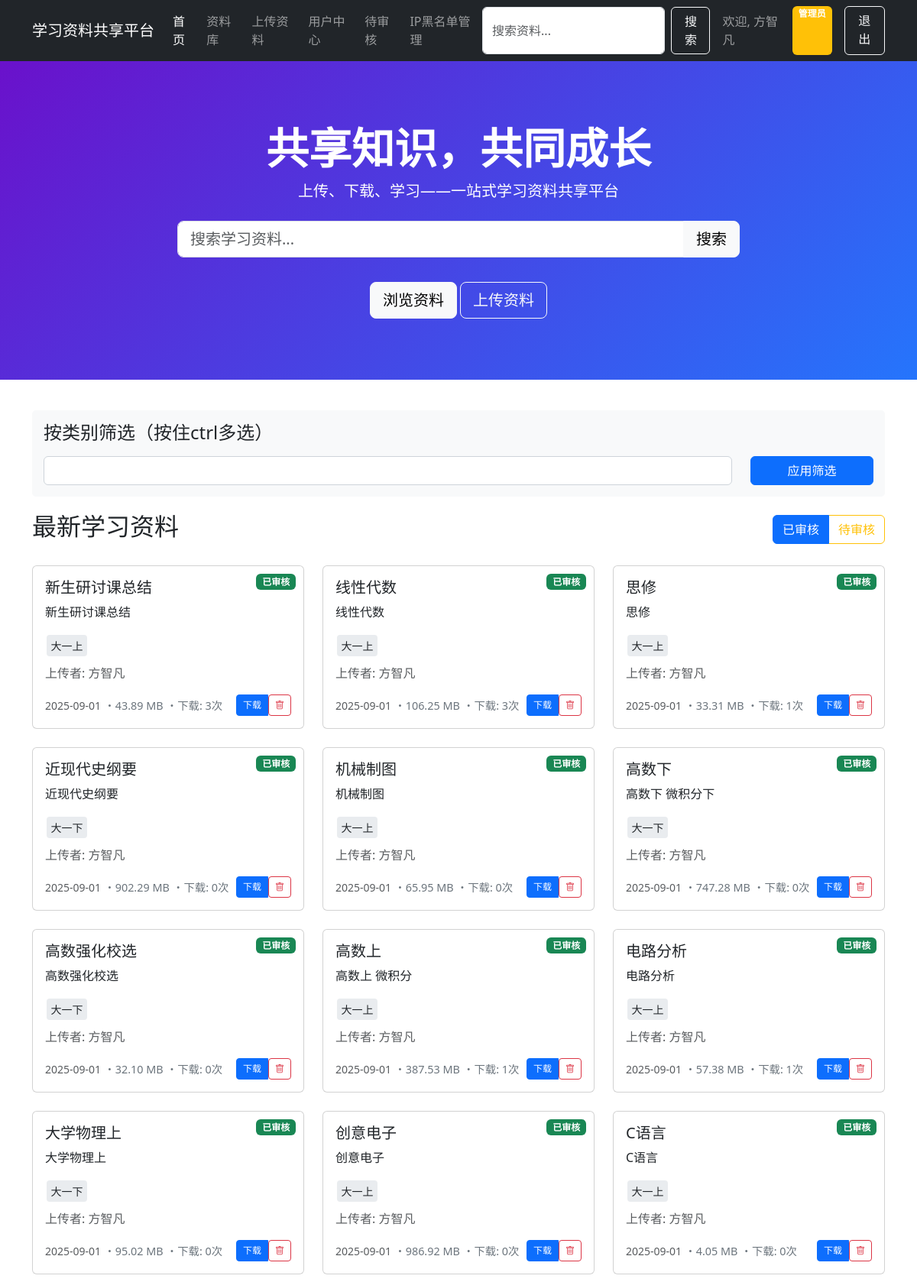
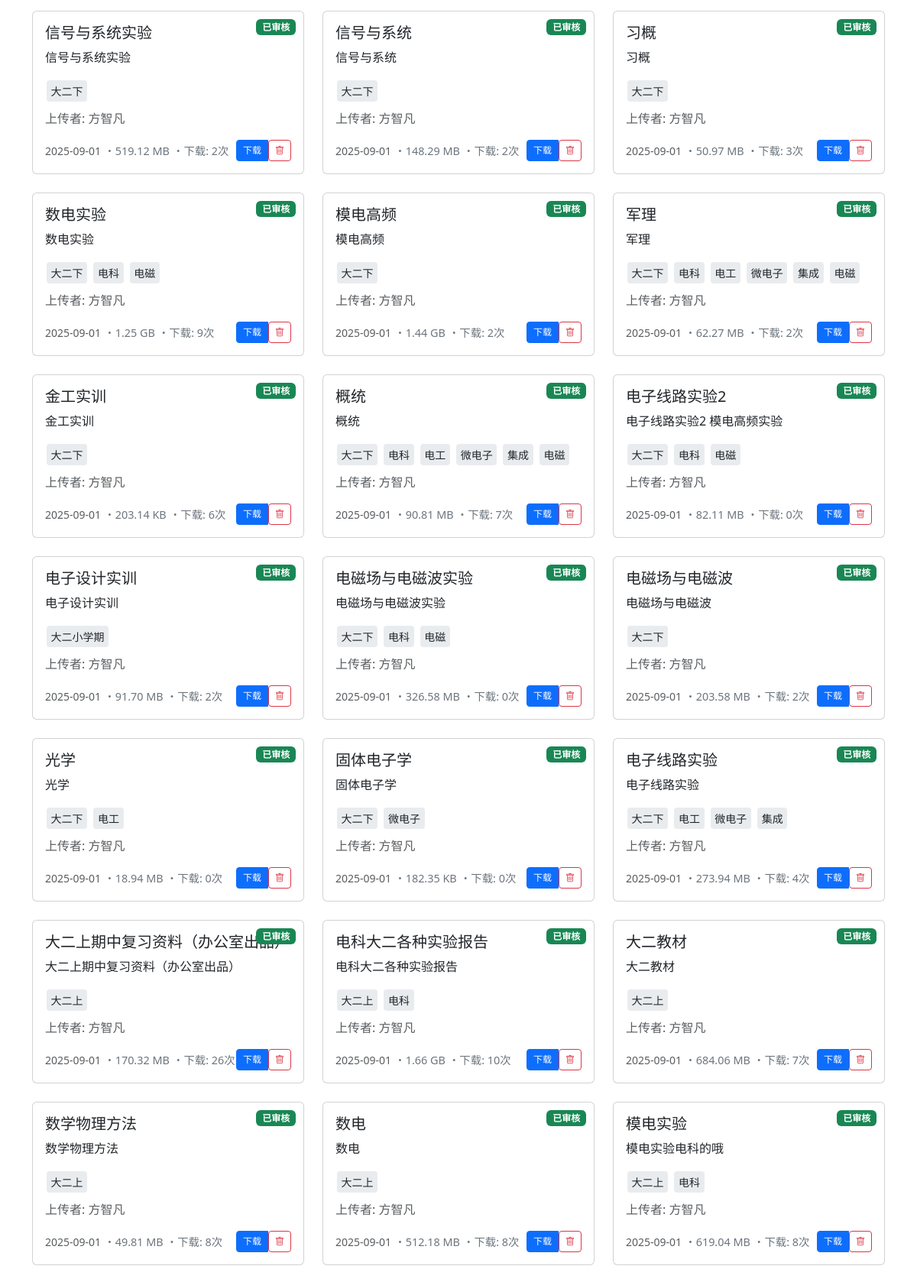
Screenshot of /index.php (signed in, upper part) with the database file from the repository (2 pictures, top to bottom).
### tables this page shows
CREATE TABLE `materials` (
  `id` int(6) UNSIGNED NOT NULL,
  `title` varchar(255) NOT NULL,
  `description` text,
  `filename` varchar(255) NOT NULL,
  `original_name` varchar(255) NOT NULL,
  `file_size` int(11) DEFAULT NULL,
  `uploader_id` int(6) UNSIGNED DEFAULT NULL,
  `status` enum('pending','approved','rejected') DEFAULT 'pending',
  `download_count` int(11) DEFAULT '0',
  `uploaded_at` timestamp NOT NULL DEFAULT CURRENT_TIMESTAMP,
  `reviewed_at` timestamp NULL DEFAULT NULL,
  `reviewer_id` int(6) UNSIGNED DEFAULT NULL
);

CREATE TABLE `users` (
  `id` int(6) UNSIGNED NOT NULL,
  `username` varchar(30) NOT NULL,
  `email` varchar(50) NOT NULL,
  `password` varchar(255) NOT NULL,
  `role` enum('user','admin') DEFAULT 'user',
  `created_at` timestamp NOT NULL DEFAULT CURRENT_TIMESTAMP
);

### index.php (the view, shortened to what this page needs)
<?php
$servername = "localhost";
$username = "******";
$password = "******";
$dbname = "******";
$conn = new mysqli($servername, $username, $password, $dbname);
$conn->set_charset("utf8");
$search_keyword = "";
$category_filter = [];
$materials = [];
$status_filter = isset($_GET['status']) ? $_GET['status'] : 'approved';
$where_clause = "";
if ($status_filter == 'approved') {
    $where_clause = "WHERE m.status = 'approved'";
} elseif ($status_filter == 'pending' && isset($_SESSION['role']) && $_SESSION['role'] == 'admin') {
    $where_clause = "WHERE m.status = 'pending'";
}
$sql = "SELECT m.*, u.username as uploader_name,
               GROUP_CONCAT(c.name SEPARATOR ', ') as category_names
        FROM materials m
        LEFT JOIN users u ON m.uploader_id = u.id
        LEFT JOIN material_categories mc ON m.id = mc.material_id
        LEFT JOIN categories c ON mc.category_id = c.id
        $where_clause
        GROUP BY m.id
        ORDER BY m.uploaded_at DESC";
$result = $conn->query($sql);
if ($result && $result->num_rows > 0) {
    while ($row = $result->fetch_assoc()) {
        $materials[] = $row;
    }
}
?>
<!DOCTYPE html>
<html lang="zh-CN">
<head>
    <link href="https://cdn.jsdelivr.net/npm/bootstrap@5.3.0/dist/css/bootstrap.min.css" rel="stylesheet">
    <link rel="stylesheet" href="https://cdn.jsdelivr.net/npm/bootstrap-icons@1.10.0/font/bootstrap-icons.css">
    <link rel="stylesheet" href="https://cdn.jsdelivr.net/npm/select2@4.1.0-rc.0/dist/css/select2.min.css">
</head>
<body>
    <nav class="navbar navbar-expand-lg navbar-dark bg-dark sticky-top">
        <div class="container">
            <a class="navbar-brand" href="index.php">学习资料共享平台</a>
            <div class="collapse navbar-collapse" id="navbarNav">
                <ul class="navbar-nav me-auto">
                    <li class="nav-item"><a class="nav-link active" href="index.php">首页</a></li>
                    <li class="nav-item"><a class="nav-link" href="index.php?status=approved">资料库</a></li>
                    <?php if (isset($_SESSION['user_id'])): ?>
                        <li class="nav-item"><a class="nav-link" href="#upload">上传资料</a></li>
                        <li class="nav-item"><a class="nav-link" href="user_center.php">用户中心</a></li>
                    <?php endif; ?>
                    <?php if (isset($_SESSION['role']) && $_SESSION['role'] == 'admin'): ?>
                        <li class="nav-item">
                            <a class="nav-link position-relative" href="index.php?status=pending">
                                待审核
                            </a>
                        </li>
                        <li class="nav-item">
                            <a class="nav-link" href="admin_blacklist.php">IP黑名单管理</a>
                        </li>
                    <?php endif; ?>
                </ul>
                <form class="d-flex search-form me-3" action="index.php" method="GET">
                    <input class="form-control me-2" type="search" name="search" placeholder="搜索资料..."
                           value="<?php echo htmlspecialchars($search_keyword); ?>" aria-label="Search">
                    <button class="btn btn-outline-light" type="submit">搜索</button>
                </form>
                <div class="d-flex">
                    <?php if (isset($_SESSION['user_id'])): ?>
                        <span class="navbar-text me-3">欢迎, <?php echo $_SESSION['username']; ?></span>
                        <?php if ($_SESSION['role'] == 'admin'): ?>
                            <span class="navbar-text badge bg-warning me-3">管理员</span>
                        <?php endif; ?>
                        <a class="btn btn-outline-light" href="?logout=true">退出</a>
                    <?php else: ?>
                        <button class="btn btn-outline-light me-2" data-bs-toggle="modal" data-bs-target="#loginModal">登录</button>
                        <button class="btn btn-primary" data-bs-toggle="modal" data-bs-target="#registerModal">注册</button>
                    <?php endif; ?>
                </div>
            </div>
        </div>
    </nav>
    <section class="hero-section text-center">
        <div class="container">
            <h1 class="display-4 fw-bold">共享知识，共同成长</h1>
            <p class="lead">上传、下载、学习——一站式学习资料共享平台</p>
            <div class="row justify-content-center mt-4">
                <div class="col-md-8">
                    <form action="index.php" method="GET">
                        <div class="input-group input-group-lg">
                            <input type="text" class="form-control" name="search" placeholder="搜索学习资料..."
                                   value="<?php echo htmlspecialchars($search_keyword); ?>">
                            <button class="btn btn-light" type="submit">搜索</button>
                        </div>
                    </form>
                </div>
            </div>
            <div class="mt-3">
                <a href="#materials" class="btn btn-light btn-lg mt-3">浏览资料</a>
                <?php if (isset($_SESSION['user_id'])): ?>
                    <a href="#upload" class="btn btn-outline-light btn-lg mt-3">上传资料</a>
                <?php else: ?>
                    <button class="btn btn-outline-light btn-lg mt-3" data-bs-toggle="modal" data-bs-target="#loginModal">上传资料</button>
                <?php endif; ?>
            </div>
        </div>
    </section>
    <div class="container">
        <div class="category-filter">
            <h4 class="mb-3">按类别筛选（按住ctrl多选）</h4>
            <form method="GET" id="categoryFilterForm">
                <div class="row">
                    <div class="col-md-10">
                    </div>
                    <div class="col-md-2">
                        <button type="submit" class="btn btn-primary w-100">应用筛选</button>
                    </div>
                </div>
            </form>
        </div>
        <div class="d-flex justify-content-between align-items-center mb-4">
            <h2 id="materials">
                <?php
                if (!empty($search_keyword) && !empty($category_filter)) {
                    echo '搜索"' . htmlspecialchars($search_keyword) . '"的结果';
                } elseif (!empty($search_keyword)) {
                    echo '搜索"' . htmlspecialchars($search_keyword) . '"的结果';
                } elseif (!empty($category_filter)) {
                    echo '筛选后的资料';
                } elseif ($status_filter == 'approved') {
                    echo '最新学习资料';
                } else {
                    echo '待审核资料';
                }
                ?>
            </h2>
            <?php if (isset($_SESSION['role']) && $_SESSION['role'] == 'admin'): ?>
                <div class="btn-group">
                    <a href="?status=approved<?php echo !empty($category_filter) ? '&categories[]=' . implode('&categories[]=', $category_filter) : ''; ?>&search=<?php echo urlencode($search_keyword); ?>"
                       class="btn btn-outline-primary <?php echo $status_filter == 'approved' ? 'active' : ''; ?>">已审核</a>
                    <a href="?status=pending<?php echo !empty($category_filter) ? '&categories[]=' . implode('&categories[]=', $category_filter) : ''; ?>&search=<?php echo urlencode($search_keyword); ?>"
                       class="btn btn-outline-warning <?php echo $status_filter == 'pending' ? 'active' : ''; ?>">待审核</a>
                </div>
            <?php endif; ?>
        </div>
        <section class="mb-5">
            <div class="row">
                <?php if (count($materials) > 0): ?>
                    <?php foreach ($materials as $material): ?>
                        <div class="col-md-4 mb-4">
                            <div class="card material-card">
                                <span class="badge
                                    <?php
                                    if ($material['status'] == 'approved') echo 'bg-success';
                                    elseif ($material['status'] == 'pending') echo 'bg-warning';
                                    else echo 'bg-danger';
                                    ?> status-badge">
                                    <?php
                                    if ($material['status'] == 'approved') echo '已审核';
                                    elseif ($material['status'] == 'pending') echo '审核中';
                                    else echo '已拒绝';
                                    ?>
                                </span>
                                <div class="card-body">
                                    <h5 class="card-title">
                                        <?php if (!empty($search_keyword)): ?>
                                            <?php echo highlightKeywords(htmlspecialchars($material['title']), $search_keyword); ?>
                                        <?php else: ?>
                                            <?php echo htmlspecialchars($material['title']); ?>
                                        <?php endif; ?>
                                    </h5>
                                    <p class="card-text">
                                        <?php
                                        $full_description = $material['description'];
                                        $short_description = substr($full_description, 0, 150);
                                        $is_long = strlen($full_description) > 150;
                                        if (!empty($search_keyword)) {
                                            $short_display = highlightKeywords(htmlspecialchars($short_description), $search_keyword);
                                            $full_display = highlightKeywords(htmlspecialchars($full_description), $search_keyword);
                                        } else {
                                            $short_display = htmlspecialchars($short_description);
                                            $full_display = htmlspecialchars($full_description);
                                        }
                                        ?>
                                        <span class="material-description" id="desc-<?php echo $material['id']; ?>">
                                            <?php echo $is_long ? $short_display . '...' : $full_display; ?>
                                        </span>
                                    </p>
                                    <div class="mb-2">
                                        <?php if (!empty($material['category_names'])): ?>
                                            <?php $cats = explode(', ', $material['category_names']); ?>
                                            <?php foreach ($cats as $cat): ?>
                                                <span class="category-tag"><?php echo htmlspecialchars($cat); ?></span>
                                            <?php endforeach; ?>
                                        <?php endif; ?>
                                    </div>
                                    <p class="text-muted">上传者: <?php echo htmlspecialchars($material['uploader_name']); ?></p>
                                    <div class="d-flex justify-content-between align-items-center">
                                        <div>
                                            <small class="text-muted"><?php echo date('Y-m-d', strtotime($material['uploaded_at'])); ?></small>
                                            <span class="file-size">・<?php echo formatFileSize($material['file_size']); ?></span>
                                            <?php if ($material['status'] == 'approved'): ?>
                                                <span class="file-size">・下载: <?php echo $material['download_count']; ?>次</span>
                                            <?php endif; ?>
                                        </div>
                                        <div class="btn-group">
                                            <?php if ($material['status'] == 'approved'): ?>
                                                <a href="?download=<?php echo $material['id']; ?>" class="btn btn-sm btn-primary">下载</a>
                                            <?php endif; ?>
                                            <?php if (isset($_SESSION['role']) && $_SESSION['role'] == 'admin'): ?>
                                                <form method="POST" class="d-inline" onsubmit="return confirm('确定要删除这个资料吗？此操作不可恢复。');">
                                                    <button type="submit" name="delete" class="btn btn-sm btn-outline-danger">
                                                        <i class="bi bi-trash"></i>
                                                    </button>
                                                </form>
                                            <?php endif; ?>
                                        </div>
                                    </div>
                                </div>
                            </div>
                        </div>
                    <?php endforeach; ?>
                <?php endif; ?>
            </div>
        </section>
</body>
</html>
<?php
function formatFileSize($bytes) {
    $k = 1024;
    $sizes = ['B', 'KB', 'MB', 'GB'];
    $i = floor(log($bytes) / log($k));
    return number_format(($bytes / pow($k, $i)), 2) . ' ' . $sizes[$i];
}
?>

### index.php (style rules this page uses)
.hero-section { background: linear-gradient(135deg, #6a11cb 0%, #2575fc 100%); color: white; padding: 80px 0; margin-bottom: 40px; }
.material-card { transition: transform 0.3s, box-shadow 0.3s; height: 100%; }
.status-badge { position: absolute; top: 10px; right: 10px; }
.file-size { font-size: 0.9rem; color: #6c757d; }
.search-form { max-width: 500px; }
.category-filter { margin-bottom: 20px; padding: 15px; background-color: #f8f9fa; border-radius: 5px; }
.category-tag { display: inline-block; background-color: #e9ecef; padding: 0.25em 0.4em; margin: 2px; border-radius: 0.25rem; font-size: 0.875em; }
.btn-group-sm > .btn, .btn-sm { padding: 0.25rem 0.5rem; font-size: 0.75rem; }
.material-description { display: inline; overflow: hidden; line-height: 1.5; }

### rows the page displays
materials: status "已审核", title "新生研讨课总结", description "新生研讨课总结", cat "大一上", uploader.username "方智凡", uploaded_at "2025-09-01", file_size "43.89 MB", download_count "3"
materials: status "已审核", title "线性代数", description "线性代数", cat "大一上", uploader.username "方智凡", uploaded_at "2025-09-01", file_size "106.25 MB", download_count "3"
materials: status "已审核", title "思修", description "思修", cat "大一上", uploader.username "方智凡", uploaded_at "2025-09-01", file_size "33.31 MB", download_count "1"
materials: status "已审核", title "近现代史纲要", description "近现代史纲要", cat "大一下", uploader.username "方智凡", uploaded_at "2025-09-01", file_size "902.29 MB", download_count "0"
materials: status "已审核", title "机械制图", description "机械制图", cat "大一上", uploader.username "方智凡", uploaded_at "2025-09-01", file_size "65.95 MB", download_count "0"
materials: status "已审核", title "高数下", description "高数下 微积分下", cat "大一下", uploader.username "方智凡", uploaded_at "2025-09-01", file_size "747.28 MB", download_count "0"
materials: status "已审核", title "高数强化校选", description "高数强化校选", cat "大一下", uploader.username "方智凡", uploaded_at "2025-09-01", file_size "32.10 MB", download_count "0"
materials: status "已审核", title "高数上", description "高数上 微积分", cat "大一上", uploader.username "方智凡", uploaded_at "2025-09-01", file_size "387.53 MB", download_count "1"
materials: status "已审核", title "电路分析", description "电路分析", cat "大一上", uploader.username "方智凡", uploaded_at "2025-09-01", file_size "57.38 MB", download_count "1"
materials: status "已审核", title "大学物理上", description "大学物理上", cat "大一下", uploader.username "方智凡", uploaded_at "2025-09-01", file_size "95.02 MB", download_count "0"
materials: status "已审核", title "创意电子", description "创意电子", cat "大一上", uploader.username "方智凡", uploaded_at "2025-09-01", file_size "986.92 MB", download_count "0"
materials: status "已审核", title "C语言", description "C语言", cat "大一上", uploader.username "方智凡", uploaded_at "2025-09-01", file_size "4.05 MB", download_count "0"
materials: status "已审核", title "信号与系统实验", description "信号与系统实验", cat "大二下", uploader.username "方智凡", uploaded_at "2025-09-01", file_size "519.12 MB", download_count "2"
materials: status "已审核", title "信号与系统", description "信号与系统", cat "大二下", uploader.username "方智凡", uploaded_at "2025-09-01", file_size "148.29 MB", download_count "2"
materials: status "已审核", title "习概", description "习概", cat "大二下", uploader.username "方智凡", uploaded_at "2025-09-01", file_size "50.97 MB", download_count "3"
materials: status "已审核", title "数电实验", description "数电实验", cat "大二下", cat "电科", cat "电磁", uploader.username "方智凡", uploaded_at "2025-09-01", file_size "1.25 GB", download_count "9"
materials: status "已审核", title "模电高频", description "模电高频", cat "大二下", uploader.username "方智凡", uploaded_at "2025-09-01", file_size "1.44 GB", download_count "2"
materials: status "已审核", title "军理", description "军理", cat "大二下", cat "电科", cat "电工", cat "微电子", cat "集成", cat "电磁", uploader.username "方智凡", uploaded_at "2025-09-01", file_size "62.27 MB", download_count "2"
materials: status "已审核", title "金工实训", description "金工实训", cat "大二下", uploader.username "方智凡", uploaded_at "2025-09-01", file_size "203.14 KB", download_count "6"
materials: status "已审核", title "概统", description "概统", cat "大二下", cat "电科", cat "电工", cat "微电子", cat "集成", cat "电磁", uploader.username "方智凡", uploaded_at "2025-09-01", file_size "90.81 MB", download_count "7"
materials: status "已审核", title "电子线路实验2", description "电子线路实验2 模电高频实验", cat "大二下", cat "电科", cat "电磁", uploader.username "方智凡", uploaded_at "2025-09-01", file_size "82.11 MB", download_count "0"
materials: status "已审核", title "电子设计实训", description "电子设计实训", cat "大二小学期", uploader.username "方智凡", uploaded_at "2025-09-01", file_size "91.70 MB", download_count "2"
materials: status "已审核", title "电磁场与电磁波实验", description "电磁场与电磁波实验", cat "大二下", cat "电科", cat "电磁", uploader.username "方智凡", uploaded_at "2025-09-01", file_size "326.58 MB", download_count "0"
materials: status "已审核", title "电磁场与电磁波", description "电磁场与电磁波", cat "大二下", uploader.username "方智凡", uploaded_at "2025-09-01", file_size "203.58 MB", download_count "2"
materials: status "已审核", title "光学", description "光学", cat "大二下", cat "电工", uploader.username "方智凡", uploaded_at "2025-09-01", file_size "18.94 MB", download_count "0"
materials: status "已审核", title "固体电子学", description "固体电子学", cat "大二下", cat "微电子", uploader.username "方智凡", uploaded_at "2025-09-01", file_size "182.35 KB", download_count "0"
materials: status "已审核", title "电子线路实验", description "电子线路实验", cat "大二下", cat "电工", cat "微电子", cat "集成", uploader.username "方智凡", uploaded_at "2025-09-01", file_size "273.94 MB", download_count "4"
materials: status "已审核", title "大二上期中复习资料（办公室出品）", description "大二上期中复习资料（办公室出品）", cat "大二上", uploader.username "方智凡", uploaded_at "2025-09-01", file_size "170.32 MB", download_count "26"
materials: status "已审核", title "电科大二各种实验报告", description "电科大二各种实验报告", cat "大二上", cat "电科", uploader.username "方智凡", uploaded_at "2025-09-01", file_size "1.66 GB", download_count "10"
materials: status "已审核", title "大二教材", description "大二教材", cat "大二上", uploader.username "方智凡", uploaded_at "2025-09-01", file_size "684.06 MB", download_count "7"
materials: status "已审核", title "数学物理方法", description "数学物理方法", cat "大二上", uploader.username "方智凡", uploaded_at "2025-09-01", file_size "49.81 MB", download_count "8"
materials: status "已审核", title "数电", description "数电", cat "大二上", uploader.username "方智凡", uploaded_at "2025-09-01", file_size "512.18 MB", download_count "8"
materials: status "已审核", title "模电实验", description "模电实验电科的哦", cat "大二上", cat "电科", uploader.username "方智凡", uploaded_at "2025-09-01", file_size "619.04 MB", download_count "8"

### other values shown
$_SESSION['username'] "方智凡"
